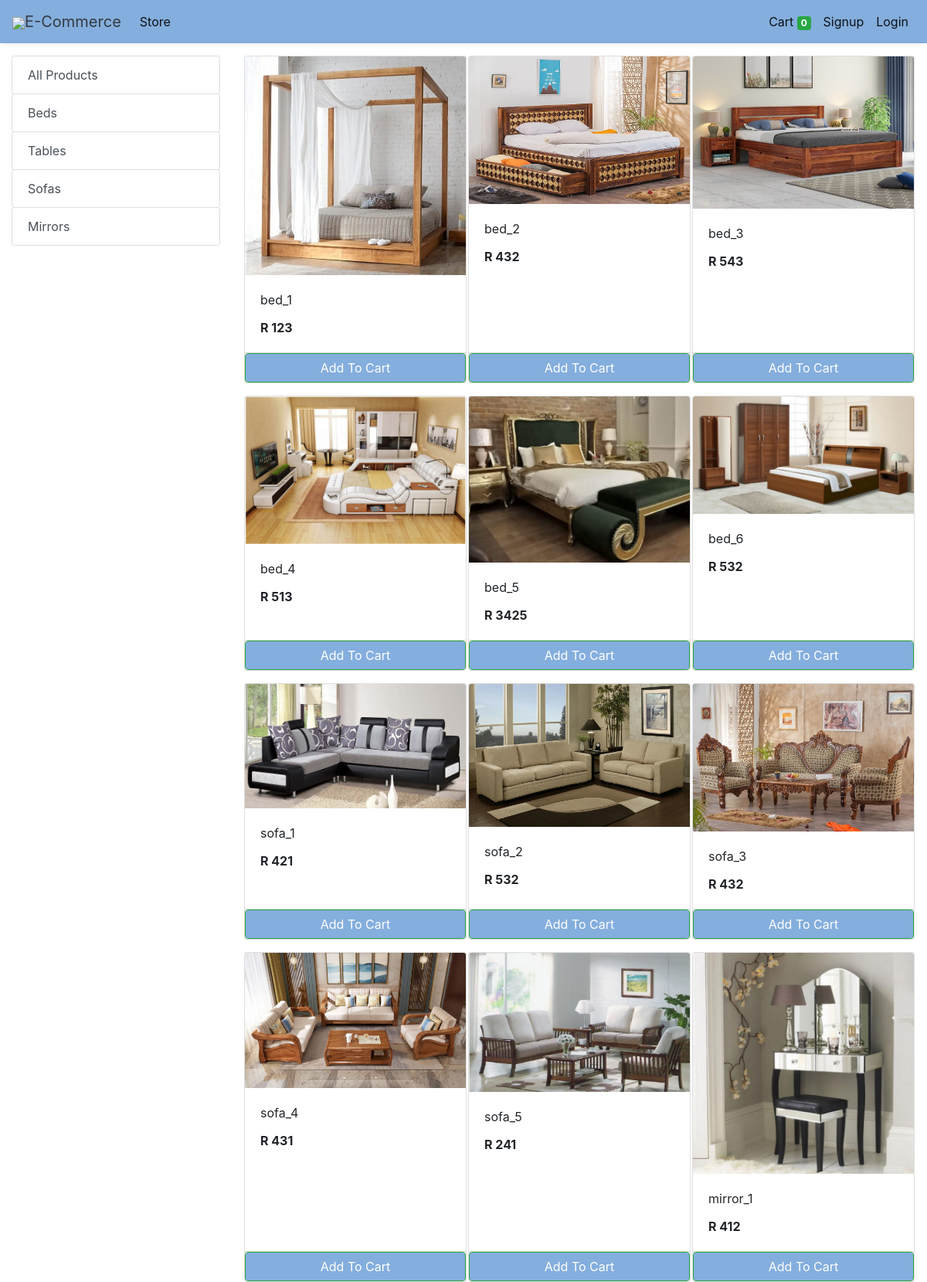
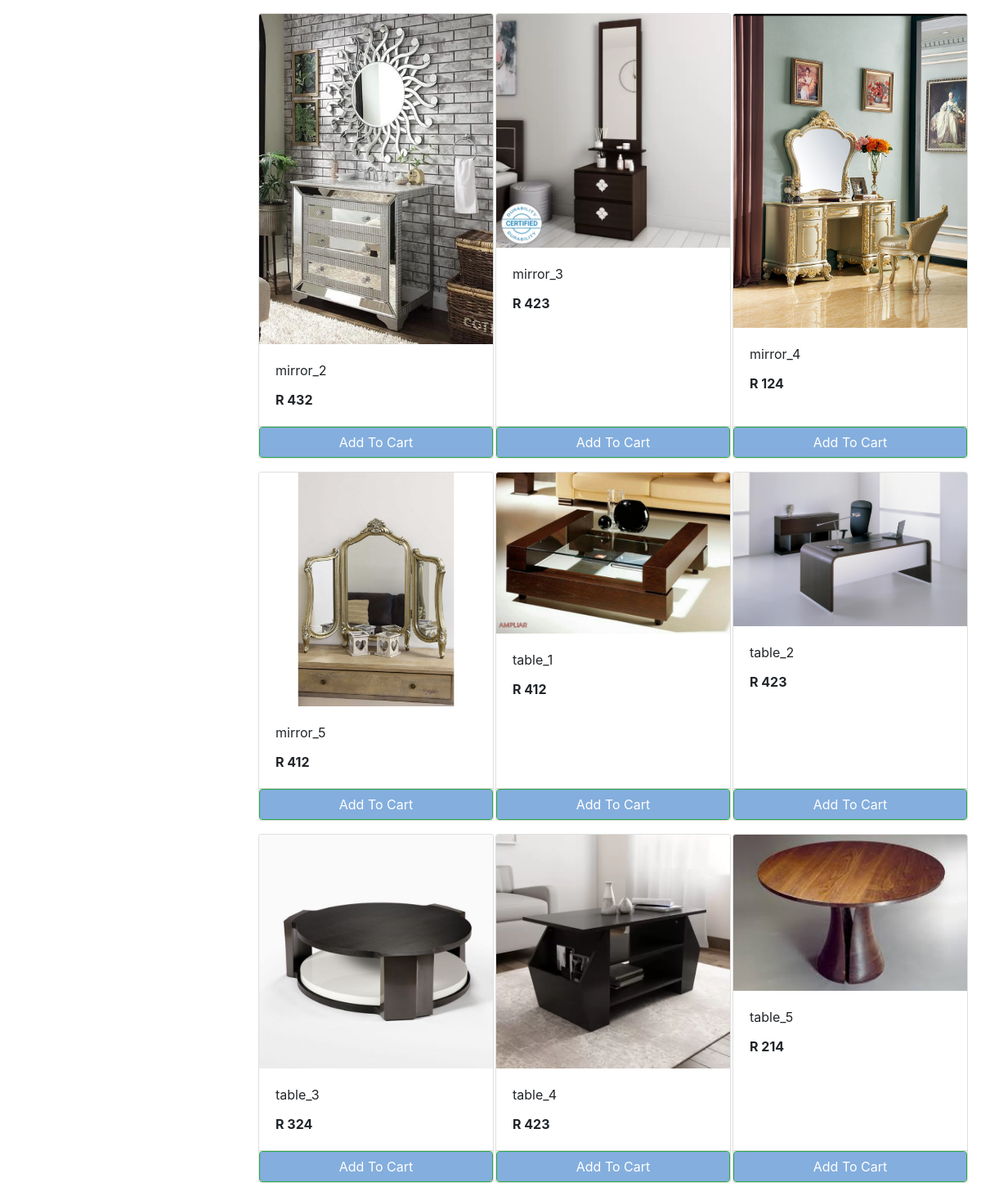
The app's page /store with its own data (2 pictures, top to bottom).
### store/models/category.py (models this page shows, shortened)
class Category(models.Model):
    name= models.CharField(max_length=50)
    @staticmethod
    def get_all_categories():
        return Category.objects.all()

### store/models/product.py (models this page shows, shortened)
class Products(models.Model):
    name = models.CharField(max_length=60)
    price = models.IntegerField(default=0)
    category = models.ForeignKey(Category, on_delete=models.CASCADE, default=1)
    description = models.CharField(max_length=250, default="", blank=True, null=True)
    image = models.ImageField(upload_to="uploads/products/")
    @staticmethod
    def get_all_products():
        return Products.objects.all()

### store/views/home.py (the view)
# urls.py: path('' , include('store.urls'))
def store(request):
    cart = request.session.get('cart')
    if not cart:
        request.session['cart'] = {}
    products = None
    categories = Category.get_all_categories()
    categoryID = request.GET.get('category')
    if categoryID:
        products = Products.get_all_products_by_categoryid(categoryID)
    else:
        products = Products.get_all_products();
    data = {}
    data['products'] = products
    data['categories'] = categories
    print('you are : ', request.session.get('email'))
    return render(request, 'index.html', data)

### store/templatetags/cart.py (called while the page is built)
@register.filter (name='is_in_cart')
def is_in_cart(product, cart):
    keys = cart.keys ()
    for id in keys:
        if int (id) == product.id:
            return True
    return False;

### store/templatetags/custom_filter.py (called while the page is built)
@register.filter(name="currency")
def currency(number):
    return "R " + str(number)

### store/templates/index.html (shortened to what this page needs)
{% extends 'base.html' %}
{% block content %}
{% load cart %}
{% load custom_filter %}
<div class="container-fluid mt-3">
	<div class="row">
		<div class="col-lg-3 mx-auto">
			<div class="list-group">
				<a href="/" class="list-group-item list-group-item-action btn btn-outline-success">All Products</a>
				{% for category in categories %}
				<a href="/?category={{category.id}}"
					class="list-group-item list-group-item-action btn btn-outline-success ">{{category.name}}</a>
				{% endfor %}
			</div>
		</div>
		<div id='products' class="col-lg-9 mx-auto">
			<div class="row mx-auto">
				{% for product in products %}
				<div class="card mx-auto mb-3" id={{product.id}} style="width: 18rem;">
					<img class="card-img-top" src="{{product.image.url}}" alt="Card image cap">
					<div class="card-body">
						<p class="card-title">{{product.name}}</p>
						<p class="card-text"><b>{{product.price|currency}}</b></p>
					</div>
					<div class="card-footer p-0 no-gutters">
						{% if product|is_in_cart:request.session.cart %}
						<div class="row no-gutters">
							<form action="/#{{product.id}}" class="col-2 " method="post">
								{% csrf_token %}
								<input hidden type="text" name='product' value='{{product.id}}'>
								<input hidden type="text" name='remove' value='True'>
								<input type="submit" value=" - " class="btn btn-block btn-success border-right">
							</form>
							<div class="text-center col btn btn-success">{{product|cart_quantity:request.session.cart}}
								in Cart</div>
							<form action="/#{{product.id}}" class="col-2 " method="post">
								{% csrf_token %}
								<input hidden type="text" name='product' value='{{product.id}}'>
								<input type="submit" value=" + " class="btn btn-block btn-success border-left">
							</form>
						</div>
						{% else %}
						<form action="/#{{product.id}}" method="POST" class="btn-block">
							<input type="submit" class="float-right btn btn-success form-control"
								style="background-color: rgb(132, 174, 221);" value="Add To Cart">
						</form>
						{% endif %}
					</div>
				</div>
				{% endfor %}
			</div>
		</div>
	</div>
</div>
{% endblock %}

### store/templates/base.html (shortened to what this page needs)
<!doctype html>
<html lang="en">
{% load static %}
<head>
  <link rel="stylesheet" href="https://maxcdn.bootstrapcdn.com/bootstrap/4.0.0/css/bootstrap.min.css"
>
</head>
<body>
  <nav class="one-edge-shadow
  navbar navbar-light
  sticky-top navbar
  navbar-expand-lg
  text-white">
    <a class="navbar-brand ms-3 text-dark " href="/">
      <link rel="stylesheet" href="https://use.fontawesome.com/releases/v5.7.0/css/all.css"
>
      <img src="https://www.freepnglogos.com/uploads/shopping-cart-png/shopping-cart-svg-png-icon-download-28.png"
        style="width:50px;height:50px,color:text-light;">E-Commerce
    </a>
    <div class="collapse navbar-collapse" id="navbarSupportedContent">
      <ul class="navbar-nav mr-auto">
        <li class="nav-item active">
          <a class="nav-link" href="/store">Store <span class="sr-only">(current)</span></a>
        </li>
      </ul>
      <ul class=" navbar-nav my-2 my-lg-0">
        <li class="nav-item active">
          <a class="nav-link" href="/cart">Cart
            <span class="badge badge-success">{{request.session.cart.keys|length}}</span>
            <span class="sr-only">(current)</span></a>
        </li>
        {% if request.session.customer %}
        <li class="nav-item active ">
          <a class="nav-link" href="/orders">Orders<span class="sr-only">(current)</span></a>
        </li>
        <li class="nav-item active ">
          <a class="nav-link" href="/logout">Logout<span class="sr-only">(current)</span></a>
        </li>
        {% else %}
        <li class="nav-item active">
          <a class="nav-link" href="/signup">Signup<span class="sr-only">(current)</span></a>
        </li>
        <li class="nav-item active">
          <a class="nav-link" href="/login">Login<span class="sr-only">(current)</span></a>
        </li>
        {% endif %}
      </ul>
    </div>
  </nav>
  {% block content %}{% endblock %}
</body>
</html>

### store/templates/base.html (style rules this page uses)
nav { background-color: rgb(132, 174, 221); }
.one-edge-shadow { box-shadow: 0 8px 2px -5px rgb(246, 245, 245); }

### records on screen
Category: name "Beds"
Category: name "Tables"
Category: name "Sofas"
Category: name "Mirrors"
Products: image (picture), name "bed_1", price "R 123"
Products: image (picture), name "bed_2", price "R 432"
Products: image (picture), name "bed_3", price "R 543"
Products: image (picture), name "bed_4", price "R 513"
Products: image (picture), name "bed_5", price "R 3425"
Products: image (picture), name "bed_6", price "R 532"
Products: image (picture), name "sofa_1", price "R 421"
Products: image (picture), name "sofa_2", price "R 532"
Products: image (picture), name "sofa_3", price "R 432"
Products: image (picture), name "sofa_4", price "R 431"
Products: image (picture), name "sofa_5", price "R 241"
Products: image (picture), name "mirror_1", price "R 412"
Products: image (picture), name "mirror_2", price "R 432"
Products: image (picture), name "mirror_3", price "R 423"
Products: image (picture), name "mirror_4", price "R 124"
Products: image (picture), name "mirror_5", price "R 412"
Products: image (picture), name "table_1", price "R 412"
Products: image (picture), name "table_2", price "R 423"
Products: image (picture), name "table_3", price "R 324"
Products: image (picture), name "table_4", price "R 423"
Products: image (picture), name "table_5", price "R 214"

### other values on screen
{{ request.session.cart.keys|length }} "0"
